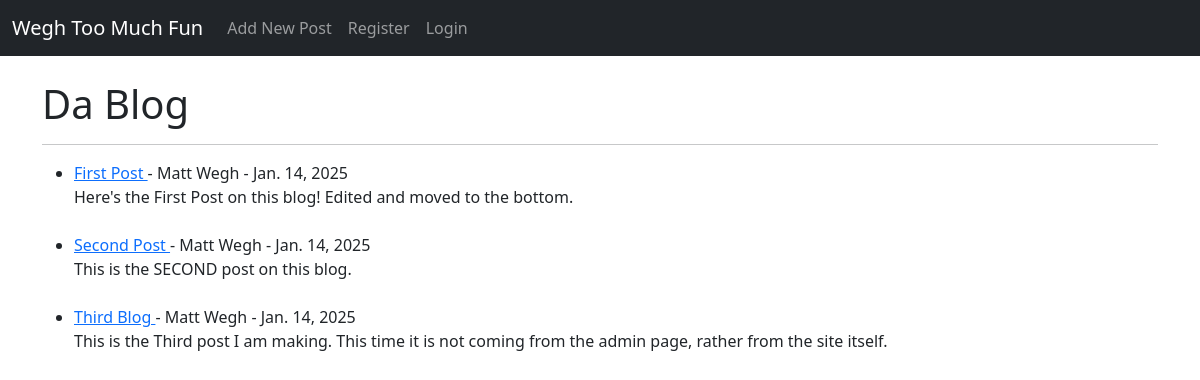
The page / on the database its author committed.
### theblog/models.py (models this page shows, shortened)
class Post(models.Model):
    title = models.CharField(max_length=255)
    title_tag = models.CharField(max_length=255)
    author = models.ForeignKey(User, on_delete=models.CASCADE)
    body = models.TextField()
    posting_date = models.DateField(auto_now_add=True)

### theblog/views.py (the view)
# urls.py: path('', HomeView.as_view(), name="home"),
class HomeView(ListView):
    model = Post
    template_name = 'home.html'
    ordering = ['-posting_date']

### theblog/templates/home.html
{% extends 'base.html' %}
{% block content %}
<h1>Da Blog</h1>
<hr>
<ul>
{% for post in object_list  %}
    <li><a href="{% url 'article-detail' post.pk %}">{{ post.title }} </a> - {{ post.author.first_name }}
        {{ post.author.last_name }} - {{ post.posting_date }}
        <br>
    {{ post.body }}</li>
    <br>
{% endfor %}
</ul>
{% endblock %}

### rows shown on the page
Post: title "First Post", author.first_name "Matt", author.last_name "Wegh", posting_date "Jan. 14, 2025", body "Here's the First Post on this blog! Edited and moved to the bottom."
Post: title "Second Post", author.first_name "Matt", author.last_name "Wegh", posting_date "Jan. 14, 2025", body "This is the SECOND post on this blog."
Post: title "Third Blog", author.first_name "Matt", author.last_name "Wegh", posting_date "Jan. 14, 2025", body "This is the Third post I am making. This time it is not coming from the admin page, rather from the site itself."
